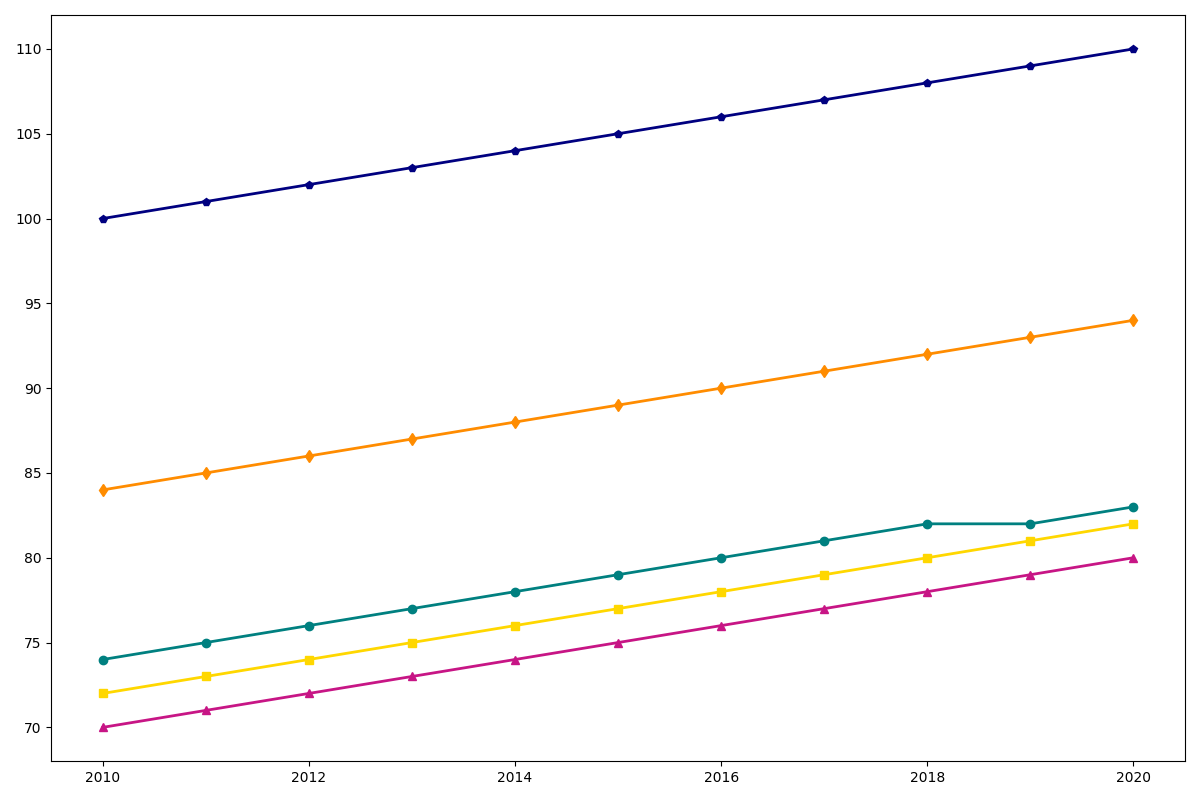

Recreate this plot in Python.
import matplotlib.pyplot as plt
import numpy as np

# Years
years = np.arange(2010, 2021)

# Average temperatures in Fahrenheit
ny_temps = [74, 75, 76, 77, 78, 79, 80, 81, 82, 82, 83]
la_temps = [72, 73, 74, 75, 76, 77, 78, 79, 80, 81, 82]
chi_temps = [70, 71, 72, 73, 74, 75, 76, 77, 78, 79, 80]
hou_temps = [84, 85, 86, 87, 88, 89, 90, 91, 92, 93, 94]
phx_temps = [100, 101, 102, 103, 104, 105, 106, 107, 108, 109, 110]

# Create the figure and axis
fig, ax = plt.subplots(figsize=(12, 8))

# Plot the temperature trends
ax.plot(years, ny_temps, marker='o', color='teal', linewidth=2)
ax.plot(years, la_temps, marker='s', color='gold', linewidth=2)
ax.plot(years, chi_temps, marker='^', color='mediumvioletred', linewidth=2)
ax.plot(years, hou_temps, marker='d', color='darkorange', linewidth=2)
ax.plot(years, phx_temps, marker='p', color='navy', linewidth=2)

# Automatically adjust layout
plt.tight_layout()

# Display the chart without legends, grids, or borders
plt.show()
